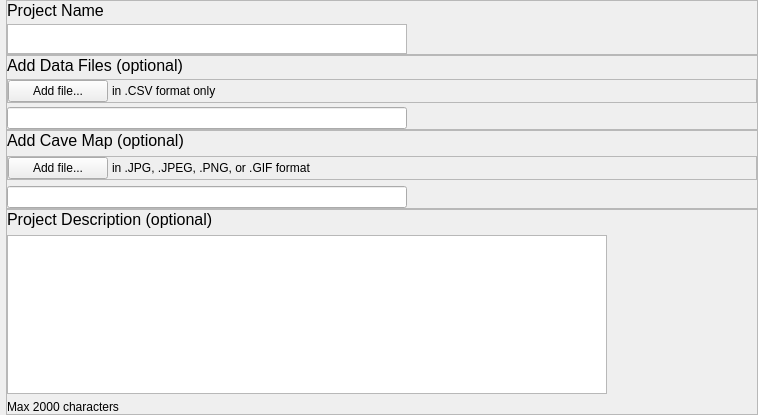
                      <widget class="QWidget" name="create_project_body">
                       <property name="geometry">
                        <rect>
                         <x>0</x>
                         <y>0</y>
                         <width>758</width>
                         <height>415</height>
                        </rect>
                       </property>
                       <property name="styleSheet">
                        <string notr="true"/>
                       </property>
                       <property name="style_ID" stdset="0">
                        <string>borderlessDark</string>
                       </property>
                       <layout class="QVBoxLayout" name="verticalLayout_13">
                        <property name="spacing">
                         <number>0</number>
                        </property>
                        <property name="leftMargin">
                         <number>6</number>
                        </property>
                        <property name="topMargin">
                         <number>0</number>
                        </property>
                        <property name="rightMargin">
                         <number>0</number>
                        </property>
                        <property name="bottomMargin">
                         <number>0</number>
                        </property>
                        <item>
                         <widget class="QFrame" name="frame_10">
                          <property name="maximumSize">
                           <size>
                            <width>16777215</width>
                            <height>100</height>
                           </size>
                          </property>
                          <property name="frameShape">
                           <enum>QFrame::StyledPanel</enum>
                          </property>
                          <property name="frameShadow">
                           <enum>QFrame::Raised</enum>
                          </property>
                          <layout class="QVBoxLayout" name="verticalLayout_9">
                           <property name="spacing">
                            <number>4</number>
                           </property>
                           <property name="leftMargin">
                            <number>0</number>
                           </property>
                           <property name="topMargin">
                            <number>0</number>
                           </property>
                           <property name="rightMargin">
                            <number>0</number>
                           </property>
                           <property name="bottomMargin">
                            <number>0</number>
                           </property>
                           <item>
                            <widget class="QLabel" name="label_8">
                             <property name="font">
                              <font>
                               <pointsize>12</pointsize>
                              </font>
                             </property>
                             <property name="text">
                              <string>Project Name</string>
                             </property>
                            </widget>
                           </item>
                           <item>
                            <widget class="QTextEdit" name="textEdit">
                             <property name="maximumSize">
                              <size>
                               <width>400</width>
                               <height>30</height>
                              </size>
                             </property>
                             <property name="verticalScrollBarPolicy">
                              <enum>Qt::ScrollBarAlwaysOff</enum>
                             </property>
                             <property name="horizontalScrollBarPolicy">
                              <enum>Qt::ScrollBarAlwaysOff</enum>
                             </property>
                             <property name="sizeAdjustPolicy">
                              <enum>QAbstractScrollArea::AdjustToContents</enum>
                             </property>
                            </widget>
                           </item>
                          </layout>
                         </widget>
                        </item>
                        <item>
                         <widget class="QFrame" name="frame_11">
                          <property name="frameShape">
                           <enum>QFrame::StyledPanel</enum>
                          </property>
                          <property name="frameShadow">
                           <enum>QFrame::Raised</enum>
                          </property>
                          <layout class="QVBoxLayout" name="verticalLayout_10">
                           <property name="spacing">
                            <number>4</number>
                           </property>
                           <property name="leftMargin">
                            <number>0</number>
                           </property>
                           <property name="topMargin">
                            <number>0</number>
                           </property>
                           <property name="rightMargin">
                            <number>0</number>
                           </property>
                           <property name="bottomMargin">
                            <number>0</number>
                           </property>
                           <item>
                            <widget class="QLabel" name="label_9">
                             <property name="font">
                              <font>
                               <pointsize>12</pointsize>
                              </font>
                             </property>
                             <property name="text">
                              <string>Add Data Files (optional)</string>
                             </property>
                            </widget>
                           </item>
                           <item>
                            <widget class="QFrame" name="frame_12">
                             <property name="frameShape">
                              <enum>QFrame::StyledPanel</enum>
                             </property>
                             <property name="frameShadow">
                              <enum>QFrame::Raised</enum>
                             </property>
                             <layout class="QHBoxLayout" name="horizontalLayout_19">
                              <property name="spacing">
                               <number>4</number>
                              </property>
                              <property name="leftMargin">
                               <number>0</number>
                              </property>
                              <property name="topMargin">
                               <number>0</number>
                              </property>
                              <property name="rightMargin">
                               <number>0</number>
                              </property>
                              <property name="bottomMargin">
                               <number>0</number>
                              </property>
                              <item>
                               <widget class="QPushButton" name="pushButton_5">
                                <property name="maximumSize">
                                 <size>
                                  <width>100</width>
                                  <height>16777215</height>
                                 </size>
                                </property>
                                <property name="text">
                                 <string>Add file...</string>
                                </property>
                               </widget>
                              </item>
                              <item>
                               <widget class="QLabel" name="label_10">
                                <property name="text">
                                 <string>in .CSV format only</string>
                                </property>
                               </widget>
                              </item>
                             </layout>
                            </widget>
                           </item>
                           <item>
                            <widget class="QLineEdit" name="lineEdit">
                             <property name="maximumSize">
                              <size>
                               <width>400</width>
                               <height>30</height>
                              </size>
                             </property>
                            </widget>
                           </item>
                          </layout>
                         </widget>
                        </item>
                        <item>
                         <widget class="QFrame" name="frame_14">
                          <property name="frameShape">
                           <enum>QFrame::StyledPanel</enum>
                          </property>
                          <property name="frameShadow">
                           <enum>QFrame::Raised</enum>
                          </property>
                          <layout class="QVBoxLayout" name="verticalLayout_11">
                           <property name="leftMargin">
                            <number>0</number>
                           </property>
                           <property name="topMargin">
                            <number>0</number>
                           </property>
                           <property name="rightMargin">
                            <number>0</number>
                           </property>
                           <property name="bottomMargin">
                            <number>0</number>
                           </property>
                           <item>
                            <widget class="QLabel" name="label_11">
                             <property name="font">
                              <font>
                               <pointsize>12</pointsize>
                              </font>
                             </property>
                             <property name="text">
                              <string>Add Cave Map (optional)</string>
                             </property>
                            </widget>
                           </item>
                           <item>
                            <widget class="QFrame" name="frame_15">
                             <property name="frameShape">
                              <enum>QFrame::StyledPanel</enum>
                             </property>
                             <property name="frameShadow">
                              <enum>QFrame::Raised</enum>
                             </property>
                             <layout class="QHBoxLayout" name="horizontalLayout_20">
                              <property name="spacing">
                               <number>4</number>
                              </property>
                              <property name="leftMargin">
                               <number>0</number>
                              </property>
                              <property name="topMargin">
                               <number>0</number>
                              </property>
                              <property name="rightMargin">
                               <number>0</number>
                              </property>
                              <property name="bottomMargin">
                               <number>0</number>
                              </property>
                              <item>
                               <widget class="QPushButton" name="pushButton_6">
                                <property name="maximumSize">
                                 <size>
                                  <width>100</width>
                                  <height>16777215</height>
                                 </size>
                                </property>
                                <property name="text">
                                 <string>Add file...</string>
                                </property>
                               </widget>
                              </item>
                              <item>
                               <widget class="QLabel" name="label_12">
                                <property name="text">
                                 <string>in .JPG, .JPEG, .PNG, or .GIF format</string>
                                </property>
                               </widget>
                              </item>
                             </layout>
                            </widget>
                           </item>
                           <item>
                            <widget class="QLineEdit" name="lineEdit_2">
                             <property name="maximumSize">
                              <size>
                               <width>400</width>
                               <height>30</height>
                              </size>
                             </property>
                            </widget>
                           </item>
                          </layout>
                         </widget>
                        </item>
                        <item>
                         <widget class="QFrame" name="frame_16">
                          <property name="frameShape">
                           <enum>QFrame::StyledPanel</enum>
                          </property>
                          <property name="frameShadow">
                           <enum>QFrame::Raised</enum>
                          </property>
                          <layout class="QVBoxLayout" name="verticalLayout_12">
                           <property name="leftMargin">
                            <number>0</number>
                           </property>
                           <property name="topMargin">
                            <number>0</number>
                           </property>
                           <property name="rightMargin">
                            <number>0</number>
                           </property>
                           <property name="bottomMargin">
                            <number>0</number>
                           </property>
                           <item>
                            <widget class="QLabel" name="label_13">
                             <property name="font">
                              <font>
                               <pointsize>12</pointsize>
                              </font>
                             </property>
                             <property name="text">
                              <string>Project Description (optional)</string>
                             </property>
                            </widget>
                           </item>
                           <item>
                            <widget class="QPlainTextEdit" name="plainTextEdit">
                             <property name="maximumSize">
                              <size>
                               <width>600</width>
                               <height>16777215</height>
                              </size>
                             </property>
                            </widget>
                           </item>
                           <item>
                            <widget class="QLabel" name="label_14">
                             <property name="text">
                              <string>Max 2000 characters</string>
                             </property>
                            </widget>
                           </item>
                          </layout>
                         </widget>
                        </item>
                       </layout>
                      </widget>
